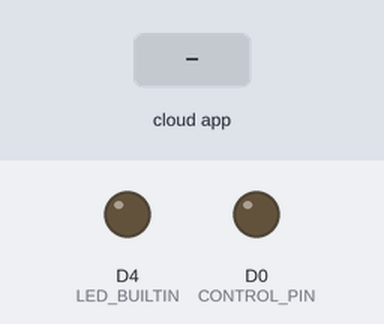
A sketch run on a simulated ESP8266 (NodeMCU). On the bench: output pins drawn as LEDs (lit = HIGH, except the on-board LED, lit = LOW). The test bench sets the inputs (shaded band). WiFi joins after 1.5 s; servers stay silent unless stated; what the sketch prints to the serial monitor is not drawn.

Above: at 2.7 s.
2.8 s: the phone or cloud app sets Desktop.PC.SW to 0
At 2.95 s:
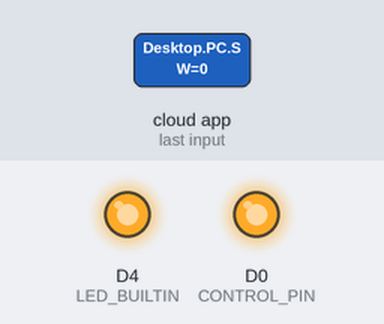
Timing chart, 0 to 5.8 s (numbered marks = the images above; inputs shaded):
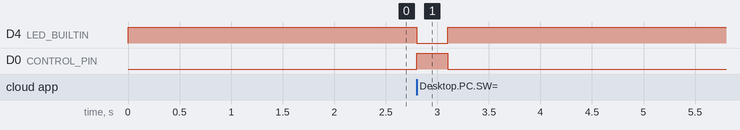

Measured:
- after the input at 2.8 s, D4 (LED_BUILTIN): HIGH → LOW at once, → HIGH 0.30 s later; D0 (CONTROL_PIN): LOW → HIGH at once, → LOW 0.30 s later

The sketch:

Espalexa_emulator.ino
```cpp
/*
 * This is a basic example on how to use Espalexa and its device declaration methods.
 */
#ifdef ARDUINO_ARCH_ESP32
#include <WiFi.h>
#else
#include <ESP8266WiFi.h>
#endif
#include <Espalexa.h>

// prototypes
boolean connectWifi();

//callback functions
void firstLightChanged(uint8_t brightness);
void secondLightChanged(uint8_t brightness);
void thirdLightChanged(uint8_t brightness);

// Change this!!
const char* ssid = "";
const char* password = ""; //

boolean wifiConnected = false;

Espalexa espalexa;

// EspalexaDevice* device3; //this is optional
const int CONTROL_PIN = D0;

void setup()
{
  pinMode(CONTROL_PIN, OUTPUT);
  digitalWrite(CONTROL_PIN, LOW);
  pinMode(LED_BUILTIN, OUTPUT);
  digitalWrite(LED_BUILTIN, HIGH);

  Serial.begin(115200);
  // Initialise wifi connection
  wifiConnected = connectWifi();

  if(wifiConnected){

    // Define your devices here.
    espalexa.addDevice("Desktop PC SW", firstLightChanged); //simplest definition, default state off
    // espalexa.addDevice("Light 2", secondLightChanged, 255); //third parameter is beginning state (here fully on)

    // device3 = new EspalexaDevice("Light 3", thirdLightChanged); //you can also create the Device objects yourself like here
    // espalexa.addDevice(device3); //and then add them
    // device3->setValue(128); //this allows you to e.g. update their state value at any time!

    espalexa.begin();

  } else
  {
    while (1) {
      Serial.println("Cannot connect to WiFi. Please check data and reset the ESP.");
      delay(2500);
    }
  }
}

void loop()
{
   espalexa.loop();
   delay(1);
}

//our callback functions
void firstLightChanged(uint8_t brightness) {
    Serial.println("Power Switch");

    //do what you need to do here
    digitalWrite(CONTROL_PIN, HIGH);
    digitalWrite(LED_BUILTIN, LOW);
    delay(300);
    digitalWrite(CONTROL_PIN, LOW);
    digitalWrite(LED_BUILTIN, HIGH);
    // delay(1000);
    // digitalWrite(D0, HIGH);

    Serial.println("Power Switch down");

}

void secondLightChanged(uint8_t brightness) {
  //do what you need to do here
}

void thirdLightChanged(uint8_t brightness) {
  //do what you need to do here
}

// connect to wifi – returns true if successful or false if not
boolean connectWifi(){
  boolean state = true;
  int i = 0;

  WiFi.mode(WIFI_STA);
  WiFi.begin(ssid, password);
  Serial.println("");
  Serial.println("Connecting to WiFi");

  // Wait for connection
  Serial.print("Connecting...");
  while (WiFi.status() != WL_CONNECTED) {
    delay(500);
    Serial.print(".");
    if (i > 20){
      state = false; break;
    }
    i++;
  }
  Serial.println("");
  if (state){
    Serial.print("Connected to ");
    Serial.println(ssid);
    Serial.print("IP address: ");
    Serial.println(WiFi.localIP());
  }
  else {
    Serial.println("Connection failed.");
  }
  return state;
}
```
